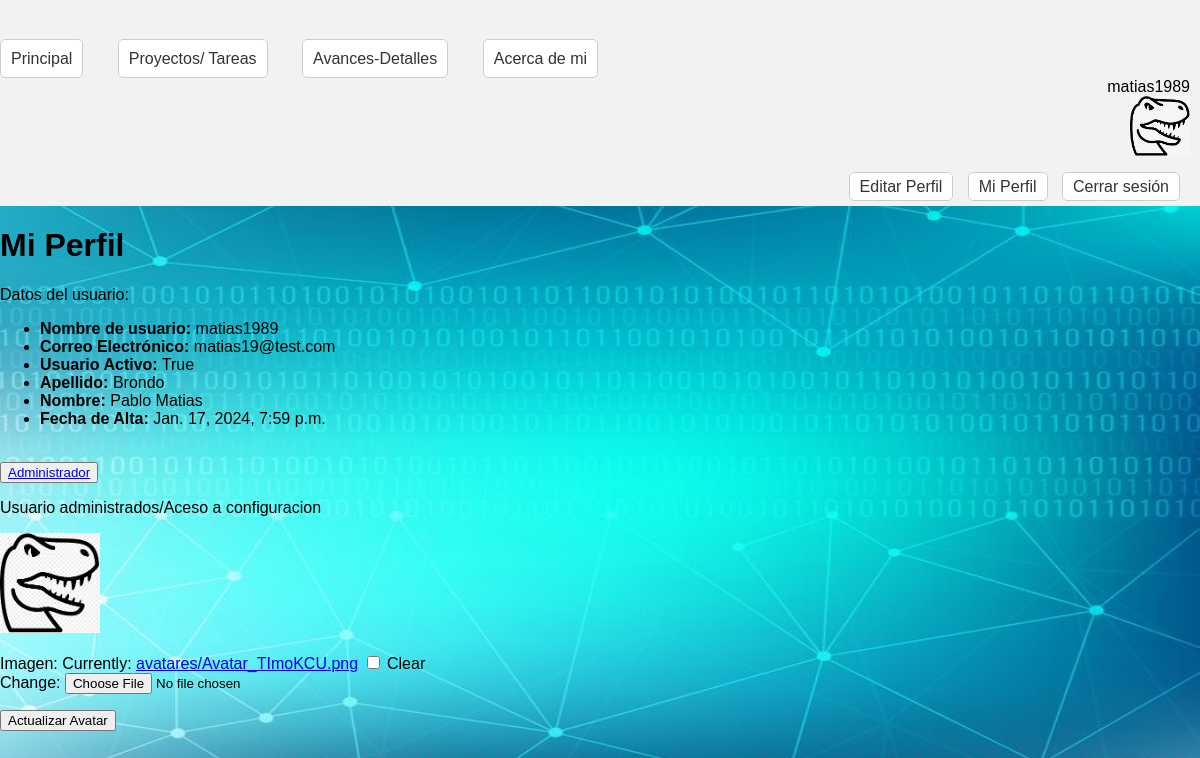
Page /miperfil.html (signed in) on the earlier database version.
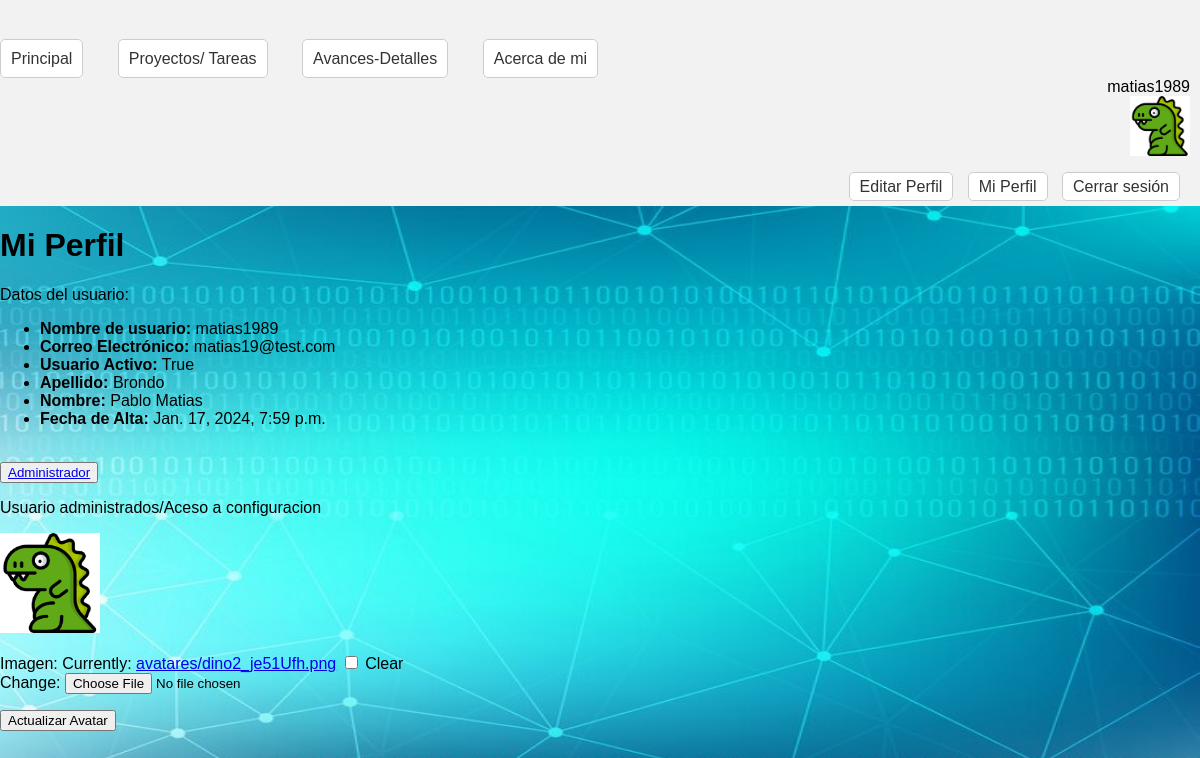
Same page on the later database version.
### app1/models.py (models this page shows, shortened)
class Avatar(models.Model):
    user = models.ForeignKey(User, on_delete=models.CASCADE)
    imagen = models.ImageField(upload_to='avatares', null=True, blank = True)

### app1/views.py (the view)
# urls.py: path('miperfil.html',ver_perfil,name='miperfil'),
@login_required
def ver_perfil(request):
    usuario = request.user
    print(usuario)
    usuarios = User.objects.values()
    print(usuarios)
    lista_usuarios = [dict(usuario) for usuario in usuarios]
    miavatar = Avatar.objects.filter(user=request.user).first()
    if request.method == 'POST':
        form = FormularioAvatar(request.POST, request.FILES, instance=miavatar)
        if form.is_valid():
            miavatar = form.save(commit=False)
            miavatar.user = request.user
            miavatar.save()
            return redirect('miperfil')
    else:
        form = FormularioAvatar(instance=miavatar)
    return render(request, 'miperfil.html', {'usuarios': lista_usuarios, 'usuario': usuario, 'avatar': miavatar, 'form': form})

### app1/forms.py
class FormularioAvatar(forms.ModelForm):
    class Meta:
        model = Avatar
        fields = ['imagen']

### app1/templates/miperfil.html (shortened to what this page needs)
{% extends 'herencia.html' %}
{% load static %}
{% block dinamico %}
<h1>Mi Perfil</h1>
{% for usuario_dict in usuarios %}
    {% if usuario_dict.username == usuario.username %}
        <p>Datos del usuario:</p>
        <ul>
            <li><strong>Nombre de usuario:</strong> {{ usuario_dict.username }}</li>
            <li><strong>Correo Electrónico:</strong> {{ usuario_dict.email }}</li>
            <li><strong>Usuario Activo:</strong> {{ usuario_dict.is_active }}</li>
            <li><strong>Apellido:</strong> {{ usuario_dict.last_name }}</li>
            <li><strong>Nombre:</strong> {{ usuario_dict.first_name }}</li>
            <li><strong>Fecha de Alta:</strong> {{ usuario_dict.date_joined }}</li>
        </ul>
        {% if usuario_dict.is_superuser == True %}
        <button>
            <a href="/admin">Administrador</a>
        </button>
        <p>Usuario administrados/Aceso a configuracion </p>
        {% endif %}
    {% endif %}
{% endfor %}
{% if avatar and avatar.imagen %}
<img height="100px" src="{{ avatar.imagen.url }}">
{% endif %}
<form method="post" enctype="multipart/form-data">
    {{form.as_p}}
    <button type="submit">Actualizar Avatar</button>
</form>
{% endblock %}

### app1/templates/herencia.html (shortened to what this page needs)
<!DOCTYPE html>
<html lang="es">
<head>
</head>
<body>
    <nav>
        <ul>
            <li>
                <a href="/">Principal</a>
            </li>
            <li>
                <a href="/tareas">Proyectos/ Tareas</a>
            </li>
            <li>
                <a href="/proyecto">Avances-Detalles</a>
            </li>
            <li>
                <a href="/mi">Acerca de mi</a>
            </li>
        </ul>
    </nav>
</body>
</html>
<html lang="es">
<head>
</head>
<body>
    <header>
        {% if request.user.is_authenticated %}
        <div id="user-info">
            <span>
                {{usuario}}
                <br>
                {% if avatar and avatar.imagen %} <img height="60px" src="{{ avatar.imagen.url }}"> {% endif %}
            </span>
        </div>
        <br>
        <div id="user-actions">
        <a href="{% url 'editarusuario' %}" id="logout-btn">Editar Perfil</a>
        <a href="{% url 'miperfil' %}" id="logout-btn">Mi Perfil</a>
        <a href="{% url 'cerrarseccion' %}" id="logout-btn">Cerrar sesión</a>
        {% else %}
        <a href="{% url 'login' %}" id="login-btn">Iniciar sesión</a>
        <a href="{% url 'registro' %}" id="logout-btn" >Registrarme</a></div>
        {% endif %}
    </header>
</body>
</html>
{% block dinamico %}
{% endblock %}

### app1/templates/herencia.html (style rules this page uses)
body { margin: 10px; padding: 0; font-family: Arial, sans-serif; }
nav ul { list-style-type: none; margin: 0; padding: 0; background-color: #f2f2f2; }
nav li { display: inline-block; margin-right: 30px; margin-top: 50px; }
nav a { text-decoration: none; padding: 10px; border: 1px solid #ccc; border-radius: 5px; color: #333; background-color: #fff; }
body { margin: 0; padding: 0; font-family: Arial, sans-serif; }
header { background-color: #f2f2f2; padding: 10px; text-align: right; }
#login-btn, #logout-btn { margin-right: 10px; text-decoration: none; padding: 5px 10px; border: 1px solid #ccc; border-radius: 5px; color: #333; background-color: #fff; }

Differences in the rows shown:
changed Avatar: imagen: a different picture
Other differences:
text no longer shown: "Imagen: Currently: avatares/Avatar_TImoKCU.png Clear Change:"
text now shown: "Imagen: Currently: avatares/dino2_je51Ufh.png Clear Change:"
